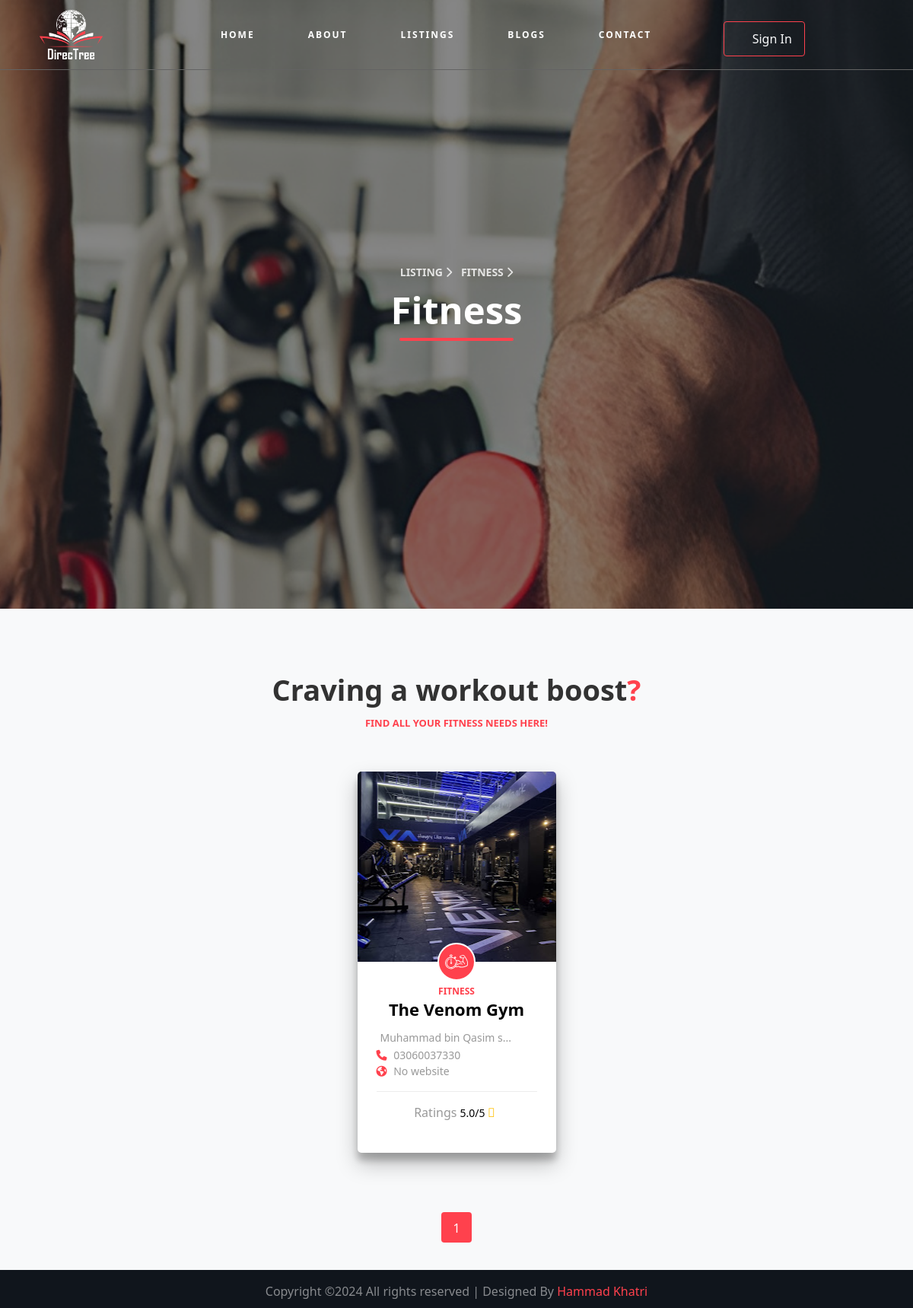
Page /fitness.php on the committed database.
### tables this page shows
CREATE TABLE `listings` (
  `id` int(11) NOT NULL,
  `username` text NOT NULL,
  `listing_cat` varchar(250) NOT NULL,
  `name` text NOT NULL,
  `desciption` text NOT NULL,
  `address` text NOT NULL,
  `location` text NOT NULL,
  `open_time` time NOT NULL,
  `close_time` time NOT NULL,
  `phone` text NOT NULL,
  `website` text NOT NULL,
  `picture` text NOT NULL,
  `status` enum('pending','approved','rejected') NOT NULL,
  `add_time` datetime NOT NULL DEFAULT current_timestamp()
);

### fitness.php (the view, shortened to what this page needs)
<!DOCTYPE html>
<html lang="en">
<head>
    <link href="https://cdn.jsdelivr.net/npm/bootstrap@5.0.2/dist/css/bootstrap.min.css" rel="stylesheet"
>
    <link rel="stylesheet" href="https://cdn.jsdelivr.net/npm/aos@2.3.4/dist/aos.css">
    <link rel="stylesheet" href="css/simple-line-icons.css">
    <link rel="stylesheet" href="https://cdnjs.cloudflare.com/ajax/libs/font-awesome/6.6.0/css/all.min.css">
    <link rel="stylesheet" href="https://cdnjs.cloudflare.com/ajax/libs/ionicons/4.5.6/css/ionicons.min.css">
    <link rel="stylesheet" href="css/themify-icons.css">
    <link rel="stylesheet" href="css/set1.css">
    <link rel="stylesheet" href="css/style.css">
</head>
<body data-aos-easing="ease" data-aos-duration="400" data-aos-delay="0">
    <?php
    include 'partials/_nav.php';
    ?>
    <section id="fitness-hero" class="d-flex align-items-center">
        <div class="overlay"></div>
        <div class="container-fluid">
            <div class="row no-gutters slider-text align-items-center justify-content-center">
                <div class="col-lg-8 text-center pb-5 mt-5 ">
                    <div class="row text-center justify-content-center">
                        <div class="col-lg-9">
                            <p class="breadcrumbs text-center">
                                <span class="me-2">
                                    <a href="listing.php">
                                        Listing
                                        <i class="fa fa-chevron-right"></i>
                                    </a>
                                </span>
                                <span>
                                    Fitness
                                    <i class="fa fa-chevron-right"></i>
                                </span>
                            <div class="styled-heading">
                                <h1>Fitness</h1>
                            </div>
                            </p>
                        </div>
                    </div>
                </div>
            </div>
        </div>
    </section>
    <section id="fitness" class="ftco-section mb-0 bg-light">
        <div class="container-xl">
            <div class="row justify-content-center mb-5 mt-5">
                <div class="col-md-12 heading-section text-center" data-aos="fade-up" data-aos-duration="1000">
                    <h2>
                        Craving a workout boost<span>?</span>
                    </h2>
                    <span class="subheading">Find all your fitness needs here!</span>
                </div>
            </div>
        </div>
        <div class="container">
            <div class="row justify-content-center">
                <?php
                $page = isset($_GET['page']) ? $_GET['page'] : 1;
                $limit = 8;
                $offset = ($page - 1) * $limit;
                $sql = "SELECT * FROM `listings` WHERE `listing_cat` = 'Fitness' AND `status` = 'approved' ORDER BY `id` LIMIT $limit OFFSET $offset";
                $result = mysqli_query($conn, $sql);
                if (mysqli_num_rows($result) > 0) {
                    while ($row = mysqli_fetch_assoc($result)) {
                        $listing = $row['name'];
                ?>
                        <div class="col-md-6 col-lg-3 d-flex align-items-stretch aos-init aos-animate" data-aos="fade-up"
                            data-aos-delay="100" data-aos-duration="1000">
                            <div class="listing-wrap">
                                <a href="admin/listing/<?php echo $row['picture']; ?>"
                                    class="img img-property d-flex align-items-center justify-content-center glightbox"
                                    style="background-image: url(admin/listing/<?php echo $row['picture']; ?>); background-position: center;">
                                </a>
                                <div class="text text-center">
                                    <?php
                                    include 'partials/_svgLogic.php';
                                    ?>
                                    <span class="subheading"><?php echo $row['listing_cat']; ?></span>
                                    <h3><a href="details.php?id=<?php echo $row['id']; ?>#details-hero"><?php echo substr($row['name'], 0, 17); ?></a></h3>
                                    <ul>
                                        <li>
                                            <p><span class="ion-ios-pin" style="font-size: 18px;"></span>
                                                <?php echo substr($row['address'], 0, 20) . '...'; ?>
                                            </p>
                                        </li>
                                        <li>
                                            <p><span class="fa fa-phone"></span>
                                                <?php
                                                if (isset($row['phone']) && !empty($row['phone'])) {
                                                    echo $row['phone'];
                                                } else {
                                                    echo 'No phone number';
                                                }
                                                ?>
                                            </p>
                                        </li>
                                        <li>
                                            <p>
                                                <span class="fa fa-earth"></span>
                                                <?php
                                                if (isset($row['website']) && !empty($row['website'])) {
                                                    echo substr($row['website'], 0, 25) . '...';
                                                } else {
                                                    echo 'No website';
                                                }
                                                ?>
                                            </p>
                                        </li>
                                    </ul>
                                    <div class="info-wrap2 d-flex align-items-center mb-3">
                                        <p class="review">
                                            <span class="rev">Ratings <small>
                                                    <?php
                                                    $review = "SELECT * FROM `reviews` WHERE `listing` = '$listing'";
                                                    $reviewResult  = mysqli_query($conn, $review);
                                                    $good = 0;
                                                    $bad = 0;
                                                    while ($rating = mysqli_fetch_assoc($reviewResult)) {
                                                        $r = (int)$rating['rating'];
                                                        if ($r >= 3) {
                                                            $good++;
                                                        } else {
                                                            $bad++;
                                                        }
                                                    }
                                                    $totalRating = $good + $bad;
                                                    if ($totalRating > 0) {
                                                        $ratingPer = ($good / $totalRating) * 5;
                                                    } else {
                                                        $ratingPer = 0;
                                                    }
                                                    echo round($ratingPer) . '.0/5';
                                                    ?>
                                                </small>
                                                <span class="ico ion-ios-star"></span>
                                            </span>
                                            <br>
                                        </p>
                                    </div>
                                </div>
                            </div>
                        </div>
                <?php
                    }
                }
                ?>
            </div>
            <?php
            $sql = "SELECT COUNT(*) AS total FROM `listings` WHERE `listing_cat` = 'Fitness' AND `status` = 'approved'";
            $totalResult = mysqli_query($conn, $sql);
            $totalRow = mysqli_fetch_assoc($totalResult);
            $totalBlogs = $totalRow['total'];
            $pages = ceil($totalBlogs / $limit);
            ?>
            <div class="row mt-5">
                <div class="col text-center">
                    <div class="block-27">
                        <ul>
                            <?php for ($i = 1; $i <= $pages; $i++): ?>
                                <li class="<?php echo ($i == $page) ? 'active' : ''; ?>">
                                    <?php if ($i == $page): ?>
                                        <span><?php echo $i; ?></span>
                                    <?php else: ?>
                                        <a href="?page=<?php echo $i; ?>"><?php echo $i; ?></a>
                                    <?php endif; ?>
                                </li>
                            <?php endfor; ?>
                        </ul>
                    </div>
                </div>
            </div>
        </div>
    </section>
    <?php
    include 'partials/_footer.php';
    ?>
</body>
</html>

### partials/_svgLogic.php (shortened to what this page needs)
<?php
            if ($row['listing_cat'] === 'Food & Drink') {
                echo'
                <a href="food_drink.php">
                                <div class="icon d-flex align-items-center justify-content-center">
                                    <svg version="1.1" id="Layer_1" xmlns="http://www.w3.org/2000/svg"
                                        xmlns:xlink="http://www.w3.org/1999/xlink" viewBox="0 0 503.607 503.607"
                                        xml:space="preserve">
                                        <g transform="translate(1 1)">
                                            <g>
                                                <path
                                                    d="M485.82,82.92H376.705V46.109l54.557-31.176c4.197-2.518,5.875-7.554,3.357-11.751s-7.554-5.036-11.751-3.357 l-58.754,33.574c-0.418,0.251-0.794,0.533-1.147,0.831c-1.922,1.465-3.05,3.81-3.05,6.723V82.92H250.803 c-9.233,0-16.787,7.554-16.787,16.787v33.574c0,6.308,3.529,11.829,8.709,14.696l1.666,33.32 c-20.724-3.946-43.922-6.048-69.129-6.048C69.505,175.248-1,212.179-1,267.576v8.393c0,9.233,7.554,16.787,16.787,16.787h8.393 v18.997c-12.177,3.394-21.682,12.859-24.341,25.489c-1.679,9.233,0.839,18.466,6.715,26.02c4.225,5.432,10.622,9.55,17.626,11.754 v9.251C10.294,384.717-1,396.277-1,410.264v15.948c0,13.987,11.294,25.547,25.18,25.998v25.202c0,14.269,10.911,25.18,25.18,25.18 h251.803h151.921c13.43,0,24.341-10.911,25.18-24.341l15.649-330.285c5.17-2.87,8.692-8.384,8.692-14.686V99.707 C502.607,90.474,495.052,82.92,485.82,82.92z M250.803,99.707H485.82v33.574H250.803V99.707z M40.967,384.245v-8.446 c5.448-1.186,10.649-3.6,15.108-7.501c4.197-4.197,7.554-10.072,9.233-16.787h26.02c4.197,14.269,16.787,25.18,32.734,25.18 c15.948,0,29.377-10.911,32.734-25.18h36.092c4.197,14.269,16.787,25.18,32.734,25.18c15.948,0,29.377-10.911,32.734-25.18h26.859 c1.679,6.715,4.197,12.59,9.233,16.787c4.259,3.651,9.404,6.411,15.108,7.658v8.289H40.967z M338.692,316.947 c-3.615-2.959-7.811-5.23-12.348-6.564v-17.626h8.393c9.233,0,16.787-7.554,16.787-16.787v-8.393c0-1.129-0.037-2.25-0.092-3.365 c-0.005-0.089-0.009-0.178-0.014-0.267c-0.56-10.565-3.6-20.524-9.646-29.875c-0.369-0.588-0.756-1.171-1.146-1.752 c8.389-4.192,17.617-6.708,27.683-6.708c32.734,0,58.754,26.02,58.754,58.754s-26.02,58.754-58.754,58.754 c-5.875,0-10.911-0.839-16.787-2.518C350.966,331.104,345.945,322.728,338.692,316.947z M15.787,267.576 c0-44.485,65.469-75.541,159.475-75.541c76.159,0,133.582,20.385,152.643,51.778c4.549,7.698,6.832,15.73,6.832,23.762v8.393 h-16.787H32.574H15.787V267.576z M309.557,292.756v16.787H40.967v-16.787H309.557z M19.984,352.349 c-2.518-2.518-4.197-6.715-3.357-12.59c0.839-7.554,9.233-13.43,17.626-13.43h283.698c8.253,0,16.487,8.115,16.761,16.366 c-0.274,8.224-8.522,15.544-17.6,16.369c-0.979,0-1.909,0.236-2.765,0.639c-3.17-0.406-5.659-1.509-8.147-3.997 c-3.357-2.518-5.036-7.554-5.036-12.59c0-5.036-3.357-8.393-8.393-8.393h-41.967c-5.036,0-8.393,3.357-8.393,8.393 c0,9.233-7.554,16.787-16.787,16.787s-16.787-7.554-16.787-16.787c0-5.036-3.357-8.393-8.393-8.393h-50.361 c-5.036,0-8.393,3.357-8.393,8.393c0,9.233-7.554,16.787-16.787,16.787s-16.787-7.554-16.787-16.787 c0-5.036-3.357-8.393-8.393-8.393H57.754c-5.036,0-8.393,3.357-8.393,8.393c0,5.036-1.679,10.072-5.036,11.751 c-2.518,3.357-6.715,4.197-10.911,4.197C28.377,359.064,23.341,356.546,19.984,352.349z M15.787,427.051v-15.948 c0-10.911,9.233-10.072,9.233-10.072h7.554h285.377h8.393c5.036,0,9.233,4.197,9.233,9.233v15.948 c0,5.036-4.197,9.233-9.233,9.233h-8.393H32.574H25.02C19.984,435.445,15.787,431.248,15.787,427.051z M40.967,477.412v-25.18 h268.59v25.18c0,5.036-3.357,8.393-8.393,8.393H49.361C44.325,485.805,40.967,482.448,40.967,477.412z M461.479,477.412 c0,5.036-4.197,8.393-8.393,8.393H324.991c0.631-1.881,1.055-3.87,1.241-5.947c0.068-0.536,0.112-1.071,0.112-1.607v-0.839 v-24.341c11.206-0.659,20.338-7.532,23.744-17.363c1.277-2.949,2.079-6.151,2.276-9.496v-15.948 c0-14.269-11.751-26.02-26.02-26.02v-7.904c10.101-2.746,18.231-9.898,22.313-19.034c6.339,1.818,12.802,2.597,19.654,2.597 c41.967,0,75.541-33.574,76.38-76.38c0-41.967-33.574-75.541-75.541-75.541c-14.46,0-27.671,3.747-39.64,11.22 c-15.491-14.839-38.644-26.471-67.803-34.032l-1.672-35.103h217.39L461.479,477.412z" />
                                            </g>
                                        </g>
                                    </svg>
                                </div>
                            </a>
                ';
            }elseif ($row['listing_cat'] === 'Fitness') {
                echo '
                <a href="fitness.php">
                                <div class="icon d-flex align-items-center justify-content-center">
                                </div>
                            </a>
                ';
            }
?>

### rows in the picture
listings: picture (picture), listing_cat "FITNESS", name "The Venom Gym", address "Muhammad bin Qasim s", phone "03060037330", website "No website", ratingPer "5"
